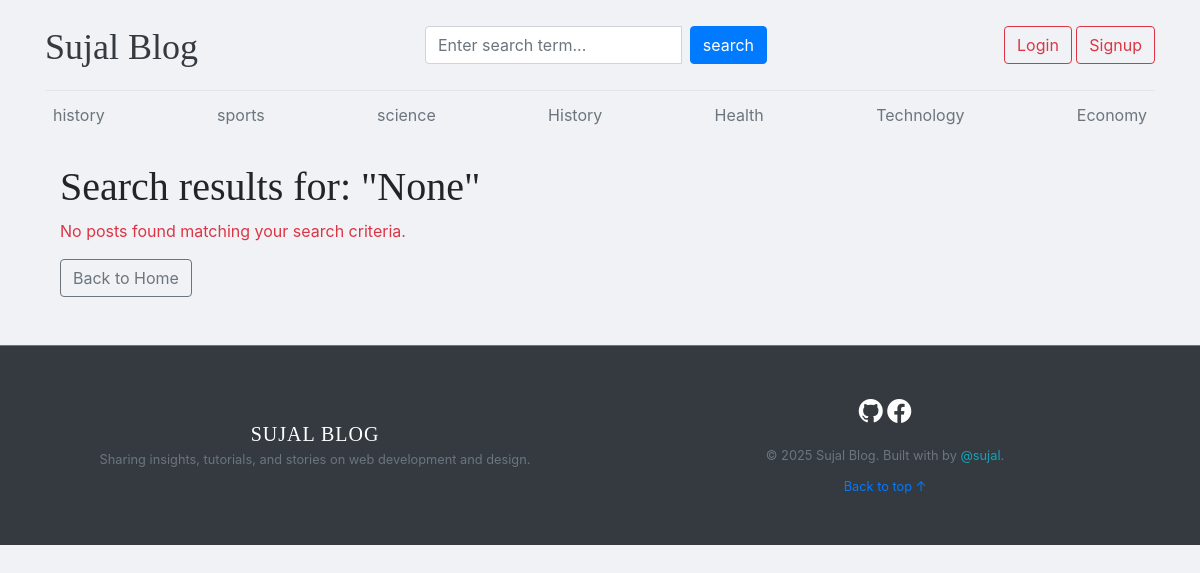
The app's page /search/ with its own data.
### blogs/models.py (models this page shows, shortened)
class Category(models.Model):
    category_name=models.CharField(max_length=50,unique=True)
    created_at=models.DateTimeField(auto_now_add=True)
    updated_at=models.DateField(auto_now=True)
    class Meta:
        verbose_name_plural='categories'

### blogs/views.py (the view, shortened to what this page needs)
# urls.py: path('search/', BlogView.search, name="search"),
def search(request):
    keyword = request.GET.get('keyword')
    blogs = None
    context = {
        "blogs": blogs,
        "keyword": keyword,
    }
    return render(request, 'search.html', context)

### blogs/context_processors.py (called while the page is built)
def get_categories(request):
    categories=Category.objects.all()
    return dict(categories=categories)

### templates/search.html
{% extends 'base.html' %}
{% load static %}
{% block body %}
<div class="container mt-4">
    <h1>Search results for: "{{ keyword }}"</h1>
    <div class="row mb-2">
        {% if blogs %}
        {% for i in blogs %}
        <div class="col-md-6">
            <div class="card border-0 shadow-sm mb-4">
                <div class="card-body">
                    <span class="badge bg-primary mb-2">{{ i.category.category_name }}</span>
                    <h3><a href="{% url 'blog' i.slug %}" class="text-dark text-decoration-none">{{ i.title }}</a></h3>
                    <small class="mb-1 text-muted">
                        {{ i.created_at|timesince }} ago | <strong>Author: {{ i.author.username }}</strong>
                    </small>
                    <p class="card-text mt-2">{{ i.short_description|truncatewords:20 }}</p>
                </div>
            </div>
        </div>
        {% endfor %}
        {% else %}
        <div class="col-12">
            <p class="text-danger">No posts found matching your search criteria.</p>
            <a href="{% url 'home' %}" class="btn btn-outline-secondary">Back to Home</a>
        </div>
        {% endif %}
    </div>
</div>
{% endblock body %}

### templates/base.html (shortened to what this page needs)
<!DOCTYPE html>
{% load static %}
<html lang="en">
<head>
  <link href="https://getbootstrap.com/docs/4.0/dist/css/bootstrap.min.css" rel="stylesheet">
  <link href="{% static 'css/blog.css' %}" rel="stylesheet">
  <link rel="stylesheet" href="https://cdnjs.cloudflare.com/ajax/libs/font-awesome/7.0.1/css/all.min.css" />
  <link rel="stylesheet" href="https://cdn.jsdelivr.net/npm/bootstrap-icons@1.11.3/font/bootstrap-icons.min.css">
</head>
<body>
<div class="main">
  <div class="container ">
    <header class="blog-header py-3">
      <div class="row flex-nowrap justify-content-between align-items-center">
        <div class="col-4 pt-1 ">
          <a class="blog-header-logo text-dark " href="/">Sujal Blog</a>
        </div>
        <div class="col-4">
          <form action="{% url 'search' %}" method="GET">
            <div class="input-group">
              <input class="form-control" type="text" name="keyword" placeholder="Enter search term..."
                aria-label="Enter search term..." aria-describedby="button-search" />
              <button type="submit" class="btn btn-primary mx-2" id="button-search">search</button>
            </div>
          </form>
        </div>
        <div class="col-4 d-flex justify-content-end align-items-center">
          {% if not user.is_authenticated %}
          <a class="btn btn-md btn-outline-danger btn-success" href="{% url 'login' %}">Login</a> &nbsp;
          <a class="btn btn-md btn-outline-danger" href="{% url 'register' %}">Signup</a>
          {% endif %}
        </div>
      </div>
    </header>
    <div class="nav-scroller py-1 mb-2">
      <nav class="nav d-flex justify-content-between">
        {% for cat in categories %}
        <a class="p-2 text-muted fw-bold" href="{% url 'post_by_category' cat.id %}">{{cat.category_name}}</a>
        {% endfor %}
      </nav>
    </div>
    {% block body %}
    {% endblock body %}
  </div>
 <footer class="blog-footer bg-dark text-white mt-5 py-5 border-top border-secondary">
  <div class="container">
    <div class="row align-items-center">
      <div class="col-md-6 text-center text-md-start mb-4 mb-md-0">
        <h5 class="fw-bold text-uppercase mb-1" style="letter-spacing: 1px;">Sujal Blog</h5>
        <p class="text-secondary small mb-0">Sharing insights, tutorials, and stories on web development and design.</p>
      </div>
      <div class="col-md-6 text-center text-md-end">
        <div class="mb-3">
          <a href="https://github.com/sujallmajhi" target="_blank" class="text-white me-4 text-decoration-none shadow-sm">
            <i class="bi bi-github" style="font-size: 1.5rem;"></i>
          </a>
          <a href="https://www.facebook.com/share/1NXvtaTKYE/" target="_blank" class="text-white text-decoration-none shadow-sm">
            <i class="bi bi-facebook" style="font-size: 1.5rem;"></i>
          </a>
        </div>
        <p class="text-secondary small mb-0">
          &copy; 2025 Sujal Blog. Built with  by
          <a href="https://github.com/sujallmajhi" class="text-info text-decoration-none fw-bold">@sujal</a>.
        </p>
        <div class="mt-2">
            <a href="#" class="text-white-50 small text-decoration-none">Back to top ↑</a>
        </div>
      </div>
    </div>
  </div>
</footer>
</div>
</body>
</html>

### blogmain/static/css/blog.css (style rules this page uses)
.blog-header { border-bottom: 1px solid #e5e5e5; }
.blog-header-logo { font-family: "Playfair Display", Georgia, "Times New Roman", serif; font-size: 2.25rem; }
h1, h2, h3, h4, h5, h6 { font-family: "Playfair Display", Georgia, "Times New Roman", serif; }
.blog-footer { padding: 2.5rem 0; color: #727272; text-align: center; background-color: #f9f9f9; border-top: .05rem solid #e5e5e5; }
.blog-footer p:last-child { margin-bottom: 0; }
.main { background-color: #f0f2f5; min-height: 100vh; margin: 0; padding-bottom: 40px; }

### records on screen
Category: category_name "history"
Category: category_name "sports"
Category: category_name "science"
Category: category_name "History"
Category: category_name "Health"
Category: category_name "Technology"
Category: category_name "Economy"

### other values on screen
{{ keyword }} "None"
